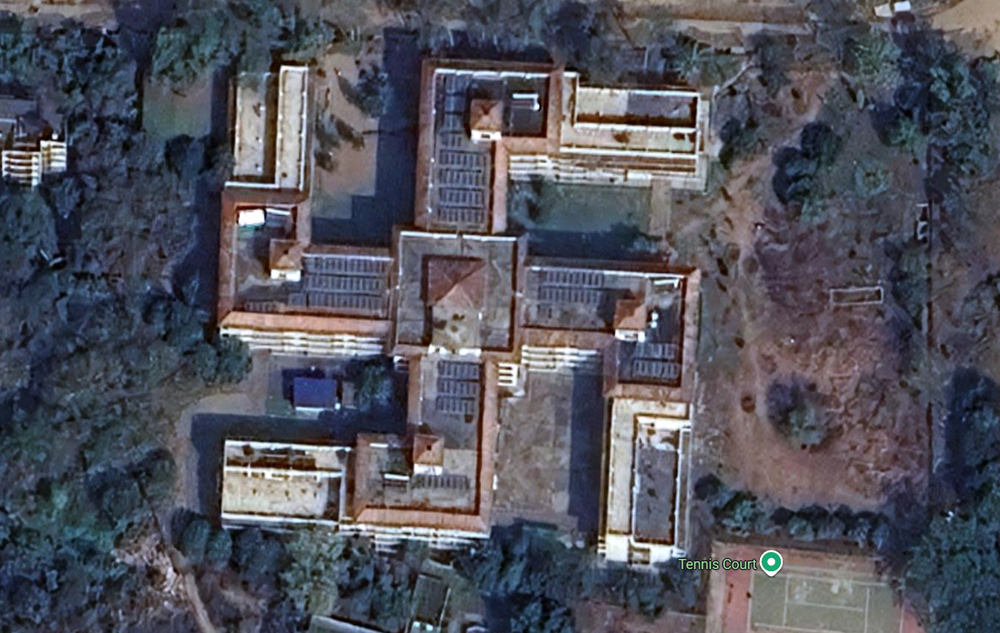
#> input picture ML Model/Computer Vision Models/arya_nits.png, 1000 x 633 px, shrunk from 1296 x 821 before the run
$ python -i roof_area_app.py   (imports and definitions only)
#> lines starting #> are read from the running program, lines starting #| are printed output that depends on the picture; after the words box and inside, x2 and y2 are one past the last pixel; in counts of white or black regions, pixels touching at a corner belong together
#> further down, picture is the input picture: shape (633, 1000, 3); mean B, G, R 91.9, 81.9, 81.2
import io
import cv2
import numpy as np
import streamlit as st
from typing import Tuple, Optional, Dict, List

# ----------------------------- Utility Functions -----------------------------

# [5 lines left out: function load_image, not called in this run]

def to_rgb(img: np.ndarray) -> np.ndarray:
    return cv2.cvtColor(img, cv2.COLOR_BGR2RGB)

# [27 lines left out: functions preprocess_edges, find_main_contour, compute_min_rect_metrics, not called in this run]

def watershed_segment(img: np.ndarray) -> np.ndarray:
    # Basic watershed to isolate large structures (roofs). Returns mask.
    blur = cv2.pyrMeanShiftFiltering(img, 21, 51)
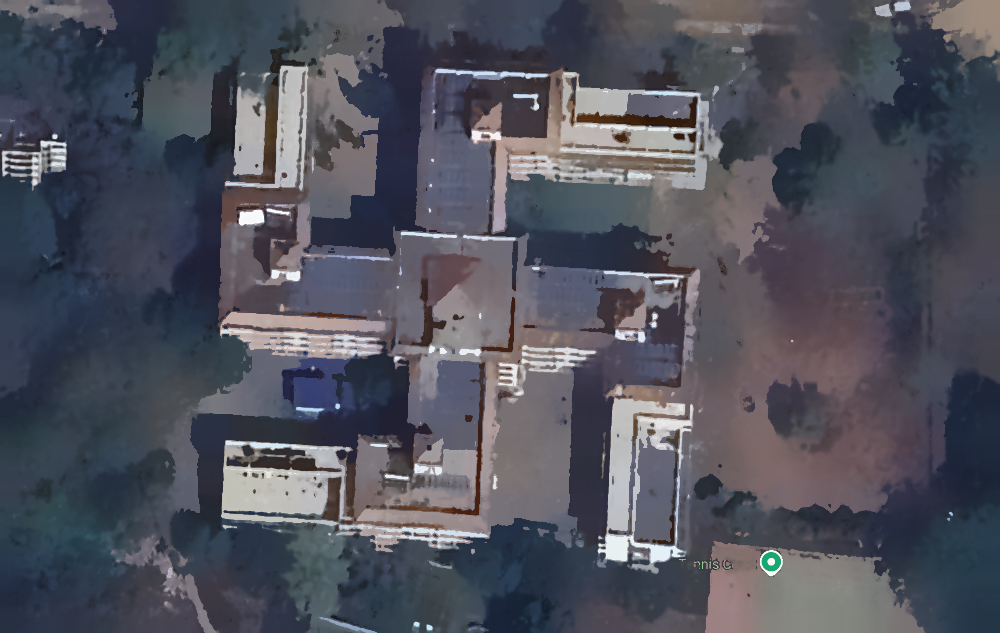
#> blur: shape (633, 1000, 3); mean B, G, R 92.2, 81.7, 80.4
    gray = cv2.cvtColor(blur, cv2.COLOR_BGR2GRAY)
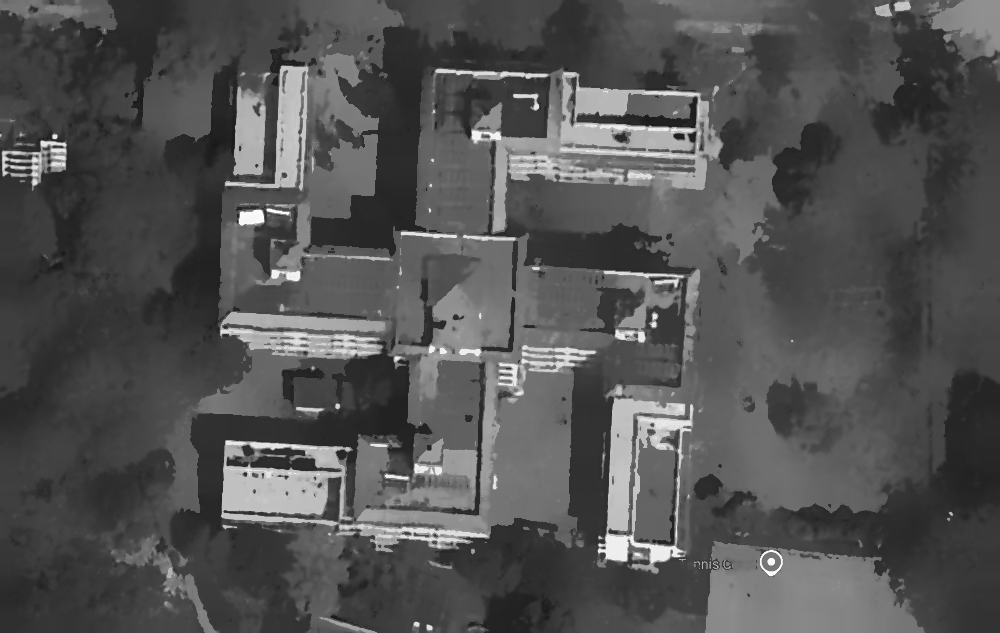
#> gray: shape (633, 1000); min 18, max 251, mean 82.5
    thresh = cv2.threshold(gray, 0, 255, cv2.THRESH_BINARY | cv2.THRESH_OTSU)[1]
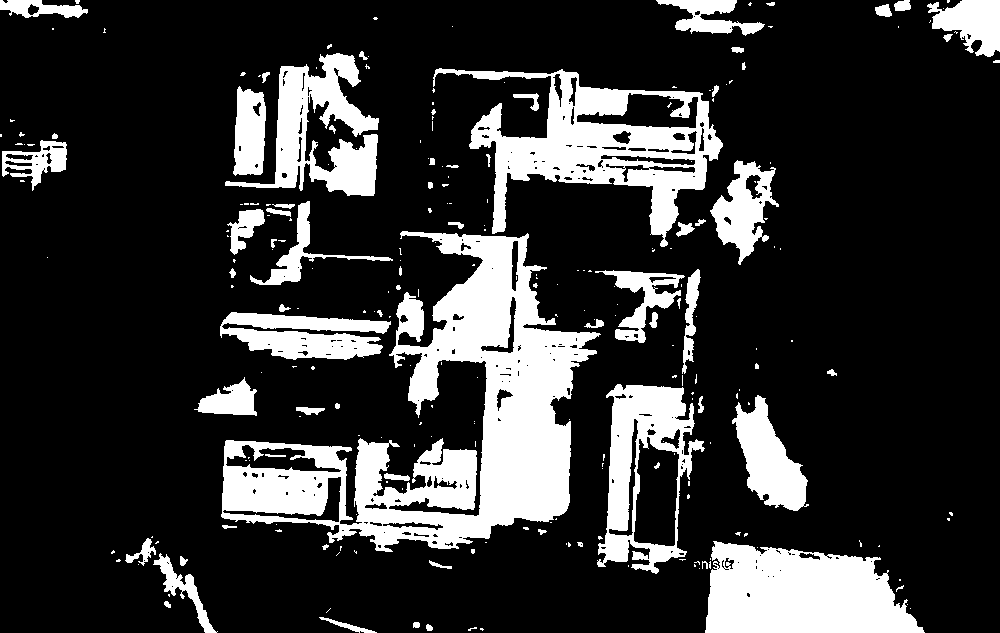
#> thresh: shape (633, 1000); 20.3% white; 252 white regions (183 under 20 px), largest, box (x1, y1, x2, y2) and area: (221, 231, 601, 552) 44571, (433, 68, 723, 247) 17275, (705, 541, 925, 633) 15061
    # Distance transform
    dist = cv2.distanceTransform(thresh, cv2.DIST_L2, 5)
    dist_norm = cv2.normalize(dist, None, 0, 1.0, cv2.NORM_MINMAX)
    # Detect sure foreground
    _, sure_fg = cv2.threshold(dist_norm, 0.4, 1.0, cv2.THRESH_BINARY)
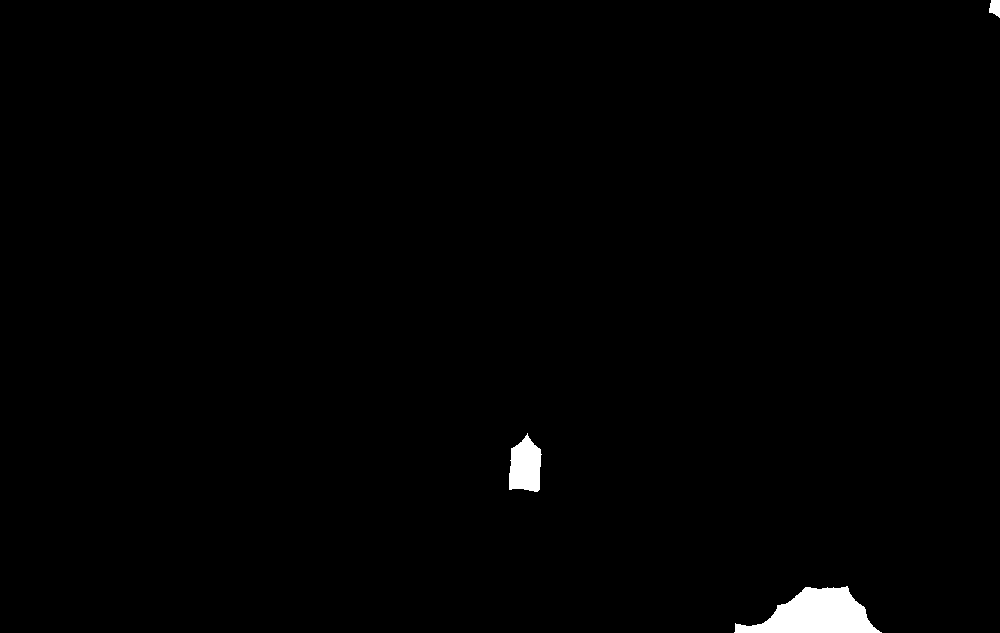
#> sure_fg: shape (633, 1000) float32; values 0 (black) and 1 (white), 0.89% white; 3 white regions, box (x1, y1, x2, y2) and area: (734, 586, 882, 633) 4058, (509, 433, 542, 492) 1437, (989, 0, 1000, 18) 151
    sure_fg = (sure_fg * 255).astype(np.uint8)
    # Unknown region
    unknown = cv2.subtract(thresh, sure_fg)
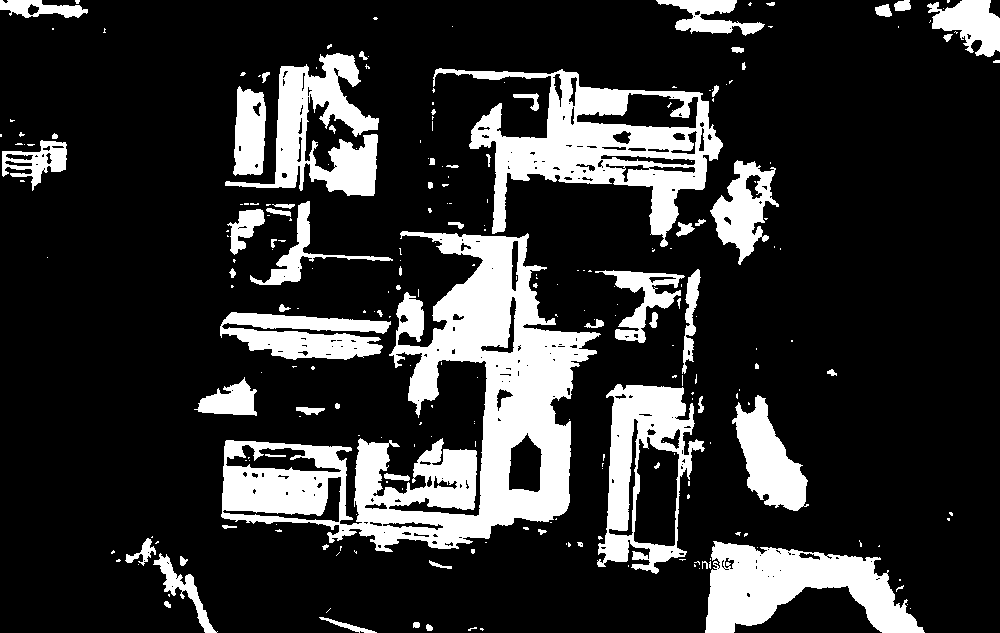
#> unknown: shape (633, 1000); 19.5% white; 252 white regions (183 under 20 px)
    # Markers
    cnts = cv2.findContours(sure_fg, cv2.RETR_EXTERNAL, cv2.CHAIN_APPROX_SIMPLE)
#> cnts = 3 contours; box (x1, y1, x2, y2) and area: (734, 586, 882, 633) 3893, (509, 433, 542, 492) 1362, (989, 0, 1000, 18) 126
    cnts = cnts[0] if len(cnts) == 2 else cnts[1]
    markers = np.zeros(gray.shape, dtype=np.int32)
    for i, c in enumerate(cnts):
        cv2.drawContours(markers, [c], -1, i + 1, -1)
#> this loop made 3 passes
#> markers: shape (633, 1000) int32; 4 distinct labels, from 0 to 3
    markers = cv2.watershed(img.copy(), markers)
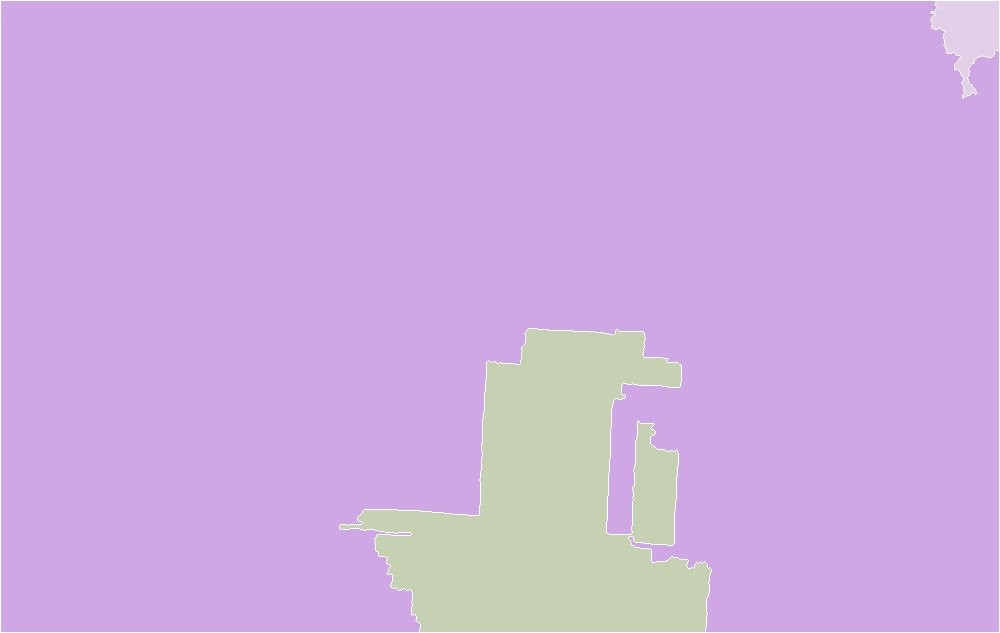
#> markers: shape (633, 1000) int32; 4 distinct labels, from -1 to 3; one colour per label, 0 black, -1 white
    mask = (markers > 0).astype(np.uint8) * 255
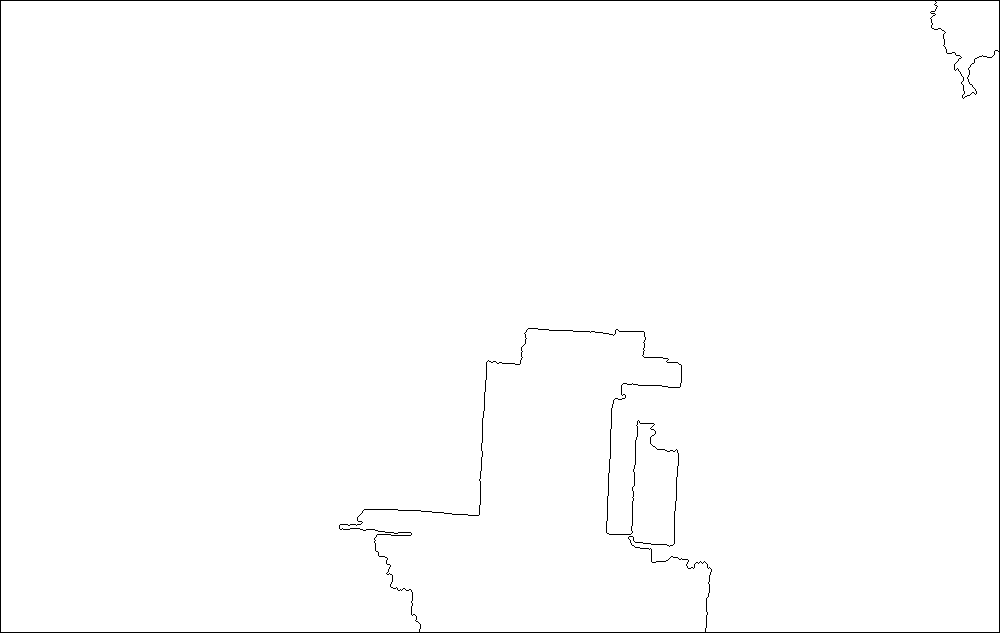
#> mask: shape (633, 1000); 99.2% white; black in thin lines or dots
    return mask

# [46 lines left out: functions annotate_image, calibrate_area, polygon_fill_contours, not called in this run]

# [18 lines not run here, left out]

# [1 line that did not run here, left out]

# [74 lines not run here, left out]

>>> import cv2
>>> picture = cv2.imread('arya_nits.png')
>>> result = watershed_segment(picture)

$ run again, on ML Model/Computer Vision Models/nits.png
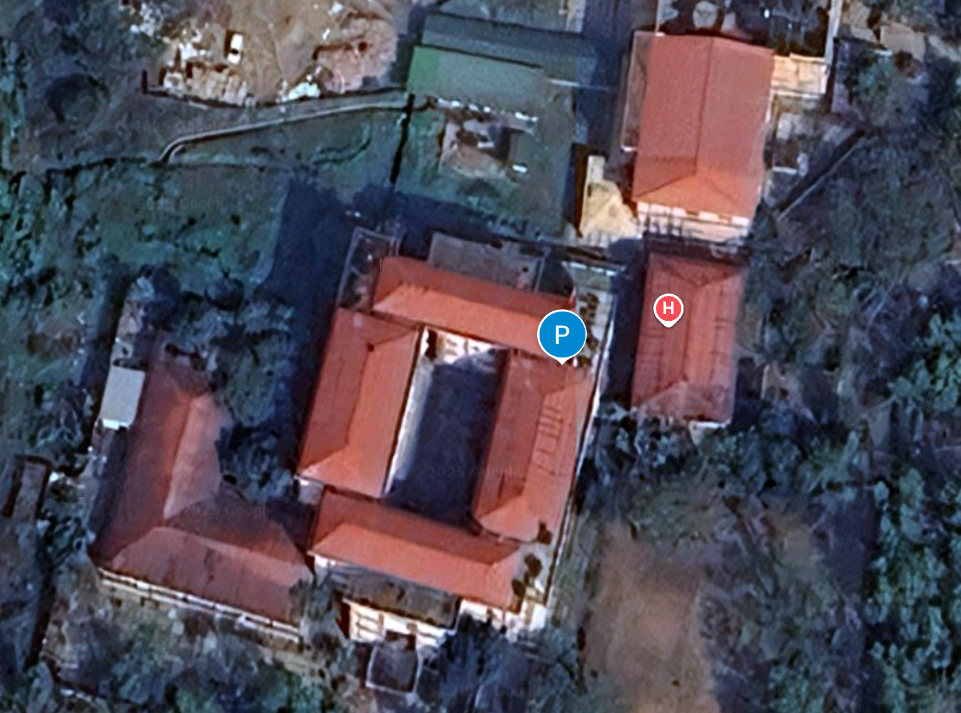
#> input picture ML Model/Computer Vision Models/nits.png, 961 x 713 px
#> picture is the input picture: shape (713, 961, 3); mean B, G, R 85.4, 73.7, 78.8
#> in watershed_segment, `thresh = cv2.threshold(gray, 0, 255, cv2.THRESH_BINARY | cv2.THRESH_OT..`:
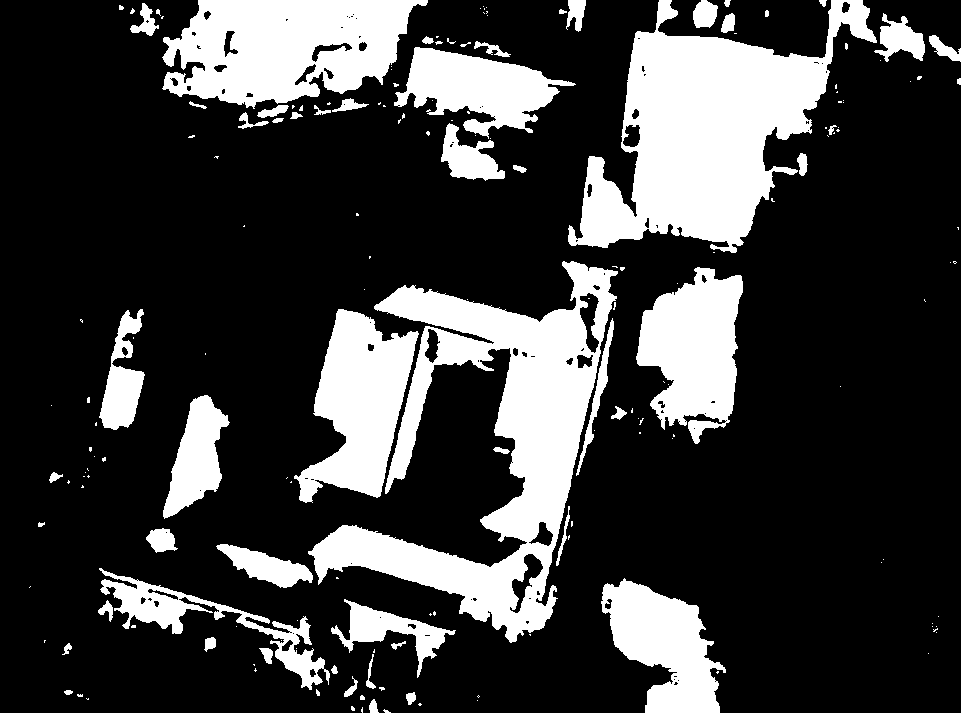
#> thresh: shape (713, 961); 24% white; 182 white regions (123 under 20 px), largest, box (x1, y1, x2, y2) and area: (308, 261, 618, 643) 37881, (568, 0, 877, 253) 36047, (162, 0, 428, 109) 19854
#> unknown: shape (713, 961); 21.3% white; 182 white regions (123 under 20 px)
#> cnts = 11 contours, 2 with area under 20; largest, box (x1, y1, x2, y2) and area: (659, 62, 796, 216) 11670, (525, 381, 565, 464) 1616, (665, 308, 711, 377) 1614, (344, 370, 382, 424) 1060, (234, 0, 287, 73) 750
#> the loop in watershed_segment, `for i, c in enumerate(cnts):` made 11 passes
#> c on passes 6 to 7: [[503, 89], [505, 91], [506, 90], [505, 89]], [[456, 80], [456, 81], [457, 80], [458, 80]]
#> in watershed_segment, `mask = (markers > 0).astype(np.uint8) * 255`:
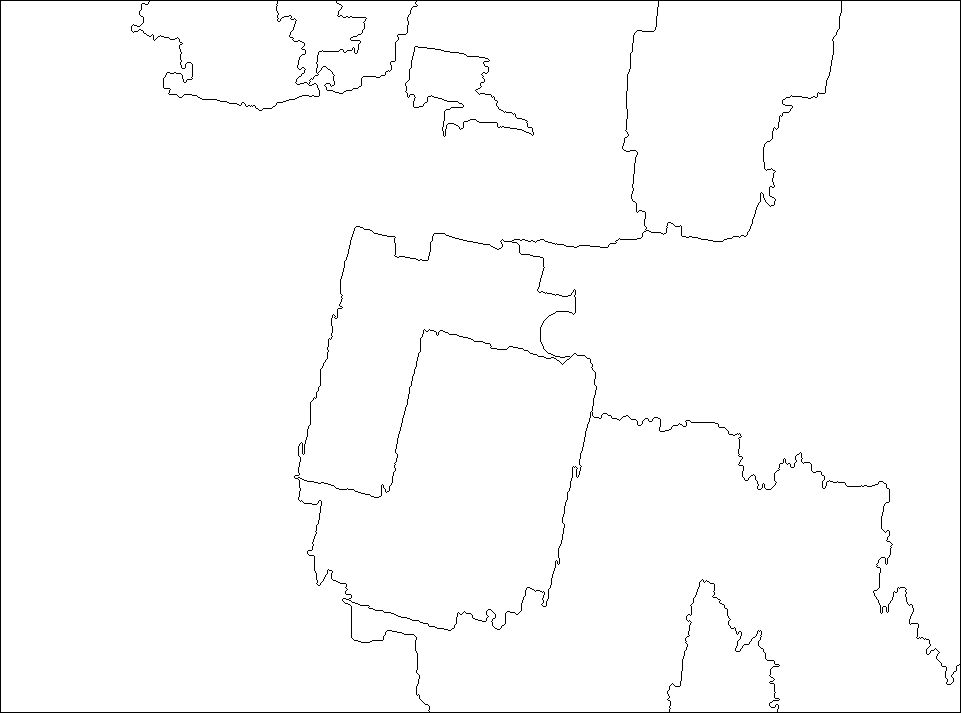
#> mask: shape (713, 961); 98.7% white; black in thin lines or dots
